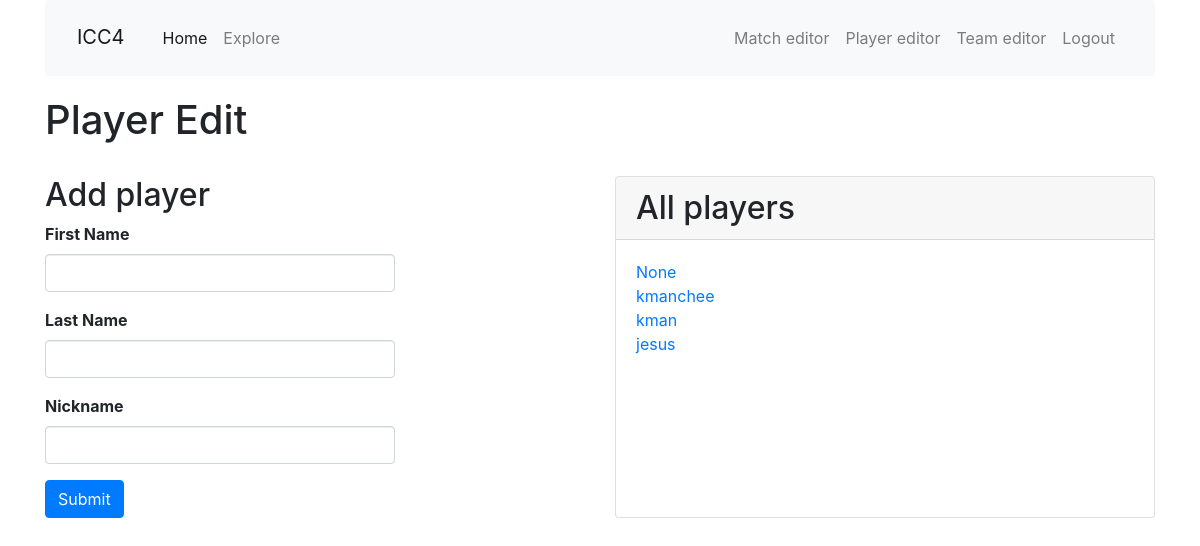
The app's page /player_edit, older data.
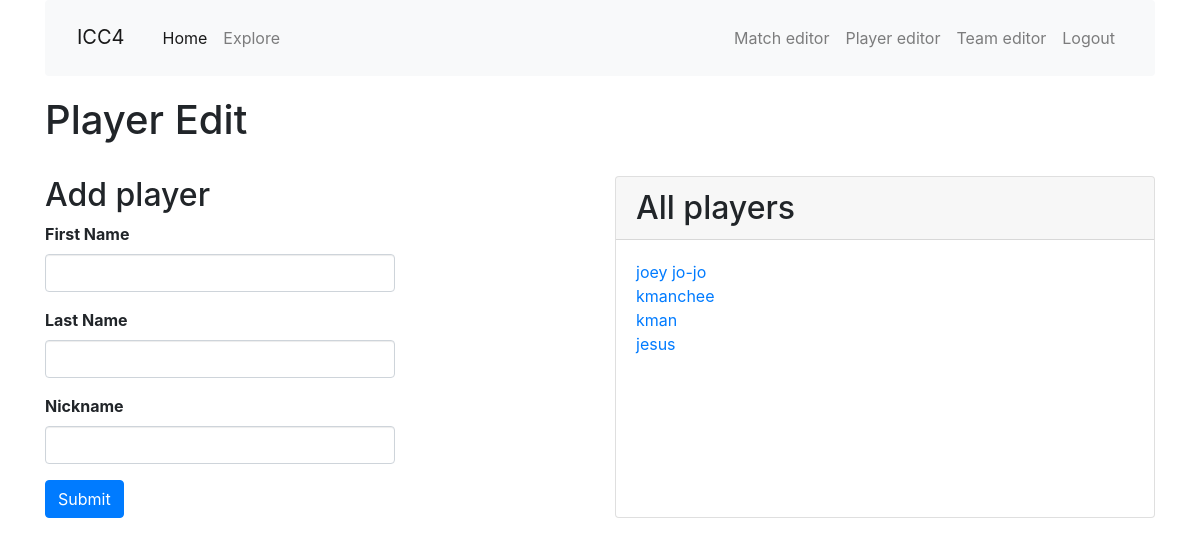
The same page, newer data.
### app/models.py (models this page shows, shortened)
class Player(db.Model):
    id = db.Column(db.Integer, primary_key=True)
    nickname = db.Column(db.String(64), index=True, unique=True)
    first_name = db.Column(db.String(64), index=True)
    last_name = db.Column(db.String(64), index=True)
    games = association_proxy('games_association', 'game')

### app/main/routes.py (the view, shortened to what this page needs)
@bp.route('/player_edit',  methods=['GET', 'POST'], defaults={'nickname': None})
@bp.route('/player_edit/<nickname>',  methods=['GET', 'POST'])
def player_edit(nickname):
    player = Player.query.filter_by(nickname=nickname).first()
    form = EditPlayerForm(obj=player)
    all_players = Player.query.all()
    return render_template('edit_player.html', title='Add player',
        form=form, all_players=all_players)

### app/main/forms.py
class EditPlayerForm(FlaskForm):
    first_name = StringField('First Name', validators=[DataRequired()])
    last_name = StringField('Last Name', validators=[DataRequired()])
    nickname = StringField('Nickname', validators=[DataRequired(), Unique(Player.nickname)])
    submit = SubmitField('Submit')

### app/templates/edit_player.html
{% extends "base.html" %}
{% import 'bootstrap/wtf.html' as wtf %}
{% block app_content %}
  <h1>Player Edit</h1>
  <br>
  <div class="row">
    <div class="col-md-4"><h2>Add player</h2>
      {{ wtf.quick_form(form, button_map={'submit':'primary'}) }}
    </div>
    <div class="col-md-2">  </div>
    <div class="col-md-6">
      <div class="card h-100">
        <h2 class="card-header">All players</h2>
        <div class="card-body">
          <ul class="list-unstyled">
          {% for p in all_players %}
          <li><a href="{{ url_for('main.player_edit', nickname=p.nickname) }}">{{ p.nickname }}</a></li>
          {% endfor %}
          </ul>
        </div>
      </div>
    </div>
  </div>
{% endblock %}

### app/templates/base.html (shortened to what this page needs)
{% extends 'bootstrap/base.html' %}
{% block head %}
{{super()}}
  <link rel="stylesheet" href="https://stackpath.bootstrapcdn.com/bootstrap/4.1.3/css/bootstrap.min.css">
  <link rel="stylesheet" href="{{ url_for('static', filename='css/main.css') }}">
{% endblock %}
{% block navbar %}
<div class="container">
<nav class="navbar navbar-expand-md navbar-light bg-light">
  <a class="navbar-brand mt-2 mr-auto" href="{{ url_for('main.index') }}">ICC4</a>
  <div class="collapse navbar-collapse" id="navbarTogglerDemo02">
    <ul class="navbar-nav mr-auto mt-2 mt-lg-0">
      <li class="nav-item active">
        <a class="nav-link" href="{{ url_for('main.index') }}">Home<span class="sr-only">(current)</span></a>
      </li>
      <li class="nav-item">
        <a class="nav-link" href="">Explore</a>
      </li>
    </ul>
    <ul class="navbar-nav mt-2 mt-lg-0">
    {% if False %}
      <li><a href="">Login</a></li>
    {% else %}
      <li class="nav-item">
        <a class="nav-link" href="{{ url_for('main.match') }}">Match editor</a>
      </li>
      <li class="nav-item">
        <a class="nav-link" href="{{ url_for('main.player_edit') }}">Player editor</a>
      </li>
      <li class="nav-item">
        <a class="nav-link" href="{{ url_for('main.team') }}">Team editor</a>
      </li>
      <li class="nav-item">
        <a class="nav-link" href="">Logout</a>
      </li>
    {% endif %}
    </ul>
  </div>
</nav>
</div>
{% endblock %}
{% block content %}
  <div class="container">
    {% block app_content %}{% endblock %}
  </div>
{% endblock %}

### app/static/css/main.css (style rules this page uses)
html { font-size: 100%; }

Row changes from the older to the newer data that the page shows:
changed Player: nickname "None" → "joey jo-jo"
